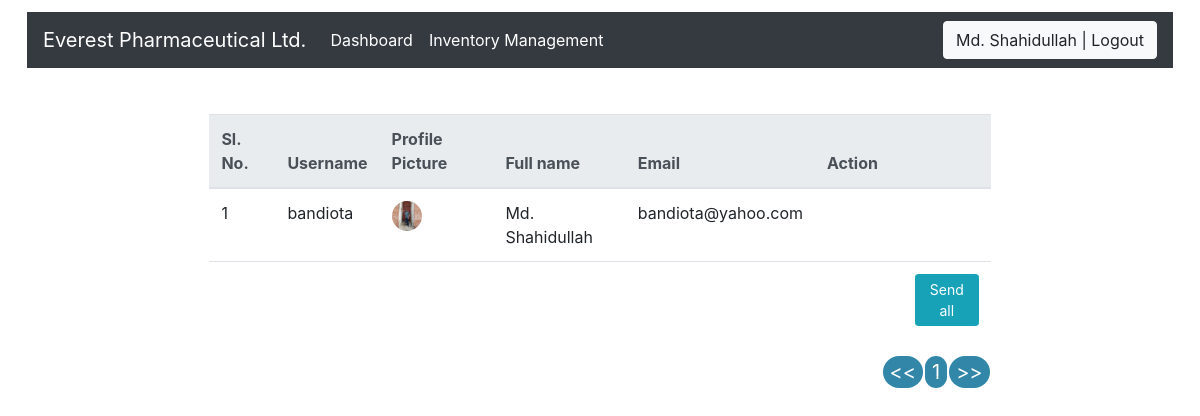
/ (signed in), run on the app's committed database.
### myapp/models.py (models this page shows)
class User(AbstractUser):
    modified_on = models.DateTimeField(auto_now=True)
    fullname = models.CharField(max_length=100)
    designation = models.CharField(max_length=40, null=True, blank=True)
    phone = models.CharField(max_length=15)
    gender = models.CharField(max_length=10, null=True)
    address = models.TextField(null=True)
    profile_picture = models.ImageField(upload_to='images/')
    is_super = models.BooleanField(default=False)
    def __str__ (self):
        return self.fullname

### myapp/views.py (the view)
# urls.py: path('', dashboard),
@login_required(login_url='/login')
def dashboard(request):
    users = []
    users += User.objects.filter(is_super=True)
    users += User.objects.all().exclude(is_super=True)
    user = User.objects.get(username=request.session.get('username'))
    notifications = Notification.objects.filter(receiver=user).order_by('-id')
    unread_notifications = Notification.objects.filter(
        receiver=user, is_read=False).order_by('-id')
    no = len(unread_notifications)
    context = {
        'users': users,
        'notifications': notifications,
        'no': no,
    }
    return render(request, 'myapp/dashboard.html', context)

### template/myapp/dashboard.html (shortened to what this page needs)
{% extends "myapp/base.html" %}
{% block content %}
<div class="container-fluid">
    <div class="row">
        <div class="col-sm-12">
            <div class="profile">
                <table class="table">
                    <thead class="thead-light">
                        <tr>
                            <th scope="col">Sl. No.</th>
                            <th scope="col">Username</th>
                            <th scope="col">Profile Picture</th>
                            <th scope="col">Full name</th>
                            <th scope="col">Email</th>
                            <th scope="col">Action</th>
                        </tr>
                    </thead>
                    <tbody>
                        {% for user in users %}
                        <tr>
                            <td>{{forloop.counter}}</td>
                            <td scope="row">{{ user.username }}</td>
                            <td>
                                <div class="circle">
                                    {% if user.profile_picture %}
                                    <img src="/media/{{ user.profile_picture }}" alt="Profile Picture">
                                    {% else %}
                                    <img src="/static/images/prof-pic.png" alt="Profile Picture">
                                    {% endif %}
                                </div>
                            </td>
                            <td>{{ user.fullname }}</td>
                            <td>{{ user.email }}</td>
                            {% if request.session.username == user.username or request.session.user_is_staff %}
                            <td>
                            </td>
                            {% endif %}
                        </tr>
                        {% endfor %}
                        <tr>
                            <td></td>
                            <td></td>
                            <td></td>
                            <td></td>
                            <td></td>
                            <td>
                                {% if request.session.user_is_super %}
                                <a class="btn btn-info btn-sm" href="/notification/all" style="margin-left: 88px;">Send all</a>
                                {% endif %}
                            </td>
                        </tr>
                    </tbody>
                </table>
            </div>
        </div>
    </div>
</div>
{% endblock %}

### template/myapp/navbar.html (shortened to what this page needs)
<div class="container-fluid">
<nav class="navbar navbar-expand-lg navbar-dark bg-dark">
    <a class="navbar-brand" href="/">Everest Pharmaceutical Ltd.</a>
    {% if user.is_authenticated %}
    <div class="collapse navbar-collapse" id="navbarSupportedContent">
        <ul class="navbar-nav mr-auto">
            <li class="nav-item active">
                <a class="nav-link" href="/">Dashboard </a>
            </li>
            <li class="nav-item active">
                <a class="nav-link" href="{% url 'home' %}">Inventory Management </a>
            </li>
        </ul>
        <form class="form-inline my-2 my-lg-0">
            <a href="/logout" class="btn btn-light my-2 my-sm-0"
                onclick="return confirm('Are you sure you want to logout?')" type="submit"> {{user}} | Logout</a>
        </form>
    </div>
    {% endif %}
</nav>
</div>

### static/css/myapp.css (style rules this page uses)
body { margin: 1%; }
.circle { width: 30px; height: 30px; border-radius: 50%; overflow: hidden; }
.circle img { width: 100%; height: 100%; object-fit: cover; }
.profile { margin: 2% 15%; }

### data on the page
User: fullname "Md. Shahidullah", username "bandiota", profile_picture (picture), email "bandiota@yahoo.com"
